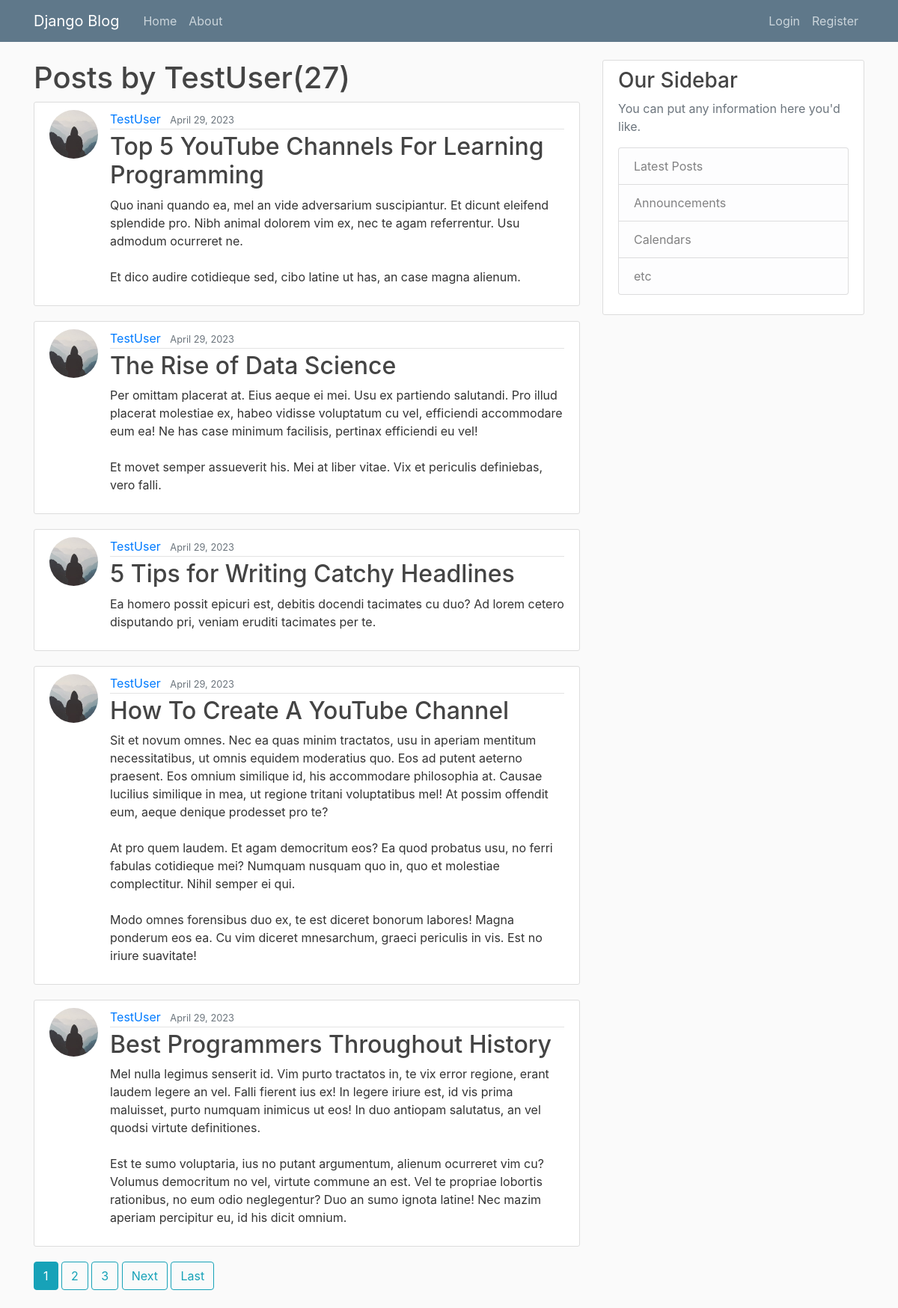
Page /user/TestUser/ on the committed database.
### blog1/models.py (models this page shows, shortened)
class Post(models.Model):
    title = models.CharField(max_length=100, null=False, blank=False)
    content = RichTextField(blank=True)
    date_posted = models.DateTimeField(default=timezone.now)
    modified = models.DateTimeField(auto_now=True)
    author = models.ForeignKey(User, on_delete=models.CASCADE)
    tags = TaggableManager()

### users/models.py (models this page shows, shortened)
class Profile(models.Model):
    user = models.OneToOneField(User, on_delete=models.CASCADE)
    image = models.ImageField(default='default.jpg', upload_to='profile_pics')

### blog1/views.py (the view)
# urls.py: path('user/<str:username>/', views.UserPostListView.as_view(), name='user-posts'),
class UserPostListView(ListView):
    model = Post
    context_object_name = 'posts'
    paginate_by = 5
    template_name = 'blog1/user_posts.html'
    def get_queryset(self):
        user = get_object_or_404(User, username=self.kwargs.get('username'))
        return Post.objects.filter(author=user).order_by('-date_posted')

### blog1/templates/blog1/user_posts.html (shortened to what this page needs)
{% extends 'blog1/base.html' %}
{% block content %}
    <h1>Posts by {{view.kwargs.username}}({{page_obj.paginator.count}})</h1>
	{% for post in posts %}
		<article class="media content-section">
        <img class="rounded-circle article-img" src="{{ post.author.profile.image.url }}">
		  <div class="media-body">
		    <div class="article-metadata">
		      <a class="mr-2" href="{% url 'user-posts' post.author.username %}">{{ post.author }}</a>
		      <small class="text-muted">{{ post.date_posted |date:"F d, Y" }}</small>
		    </div>
		    <h2><a class="article-title" href="{% url 'post-detail' post.id %}">{{ post.title }}</a></h2>
		    <p class="article-content">{{ post.content|safe }}</p>
		  </div>
		</article>
	{% endfor %}
    {% if is_paginated %}
      {% for num in page_obj.paginator.page_range %}
        {% if page_obj.number == num %}
          <a class="btn btn-info mb-4" href="?page={{ num }}">{{ num }}</a>
        {% elif num > page_obj.number|add:'-3' and num < page_obj.number|add:'3' %}
          <a class="btn btn-outline-info mb-4" href="?page={{ num }}">{{ num }}</a>
        {% endif %}
      {% endfor %}
      {% if page_obj.has_next %}
        <a class="btn btn-outline-info mb-4" href="?page={{ page_obj.next_page_number }}">Next</a>
        <a class="btn btn-outline-info mb-4" href="?page={{ page_obj.paginator.num_pages }}">Last</a>
      {% endif %}
    {% endif %}
{% endblock content %}

### blog1/static/blog1/main.css (style rules this page uses)
body { background: #fafafa; color: #333333; margin-top: 5rem; }
h1, h2, h3, h4, h5, h6 { color: #444444; }
.content-section { background: #ffffff; padding: 10px 20px; border: 1px solid #dddddd; border-radius: 3px; margin-bottom: 20px; }
.article-title { color: #444444; }
.article-content { white-space: pre-line; }
.article-img { height: 65px; width: 65px; margin-right: 16px; }
.article-metadata { padding-bottom: 1px; margin-bottom: 4px; border-bottom: 1px solid #e3e3e3 }

### rows in the picture
Post: author.profile.image (placeholder picture), author "TestUser", date_posted "April 29, 2023", title "Top 5 YouTube Channels For Learning Programming", content "Quo inani quando ea, mel an vide adversarium suscipiantur. Et dicunt eleifend splendide pro. Nibh animal dolorem vim ex, nec te agam referrentur. Usu admodum ocurreret ne. Et dico audire cotidieque sed, cibo latine ut has, an case magna alienum."
Post: author.profile.image (placeholder picture), author "TestUser", date_posted "April 29, 2023", title "The Rise of Data Science", content "Per omittam placerat at. Eius aeque ei mei. Usu ex partiendo salutandi. Pro illud placerat molestiae ex, habeo vidisse voluptatum cu vel, efficiendi accommodare eum ea! Ne has case minimum facilisis, pertinax efficiendi eu vel! Et movet semper assueverit his. Mei at liber vitae. Vix et periculis definiebas, vero falli."
Post: author.profile.image (placeholder picture), author "TestUser", date_posted "April 29, 2023", title "5 Tips for Writing Catchy Headlines", content "Ea homero possit epicuri est, debitis docendi tacimates cu duo? Ad lorem cetero disputando pri, veniam eruditi tacimates per te."
Post: author.profile.image (placeholder picture), author "TestUser", date_posted "April 29, 2023", title "How To Create A YouTube Channel", content "Sit et novum omnes. Nec ea quas minim tractatos, usu in aperiam mentitum necessitatibus, ut omnis equidem moderatius quo. Eos ad putent aeterno praesent. Eos omnium similique id, his accommodare philosophia at. Causae lucilius similique in mea, ut regione tritani voluptatibus mel! At possim offendit eum, aeque denique prodesset pro te? At pro quem laudem. Et agam democritum eos? Ea quod probatus usu, no ferri fabulas cotidieque mei? Numquam nusquam quo in, quo et molestiae complectitur. Nihil semper ei qui. Modo omnes forensibus duo ex, te est diceret bonorum labores! Magna ponderum eos ea. Cu vim diceret mnesarchum, graeci periculis in vis. Est no iriure suavitate!"
Post: author.profile.image (placeholder picture), author "TestUser", date_posted "April 29, 2023", title "Best Programmers Throughout History", content "Mel nulla legimus senserit id. Vim purto tractatos in, te vix error regione, erant laudem legere an vel. Falli fierent ius ex! In legere iriure est, id vis prima maluisset, purto numquam inimicus ut eos! In duo antiopam salutatus, an vel quodsi virtute definitiones. Est te sumo voluptaria, ius no putant argumentum, alienum ocurreret vim cu? Volumus democritum no vel, virtute commune an est. Vel te propriae lobortis rationibus, no eum odio neglegentur? Duo an sumo ignota latine! Nec mazim aperiam percipitur eu, id his dicit omnium."

### other values in the picture
{{ view.kwargs.username }} "TestUser"
{{ page_obj.paginator.count }} "27"
{{ num }} "1"
{{ num }} "2" "3"
